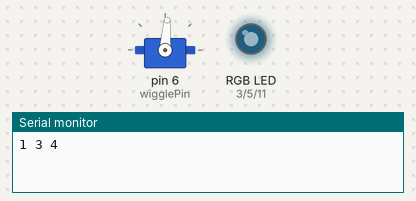
Recording of a sketch running on a simulated Arduino Uno, built with avr-gcc and run on an emulated ATmega328P. Shown: servo, an RGB LED mixed from three pins (HIGH = lit), the last lines printed to the serial monitor. Dim RGB values are drawn brighter than linear.

Above: at 0.15 s.
At 20.17 s:
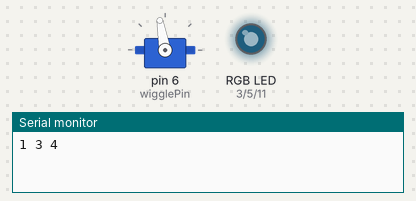
At 38.39 s:
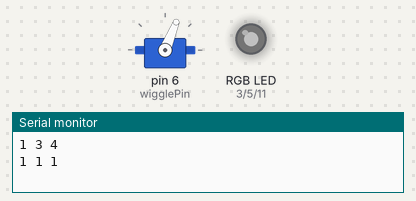
Timing chart, 0 to 40.0 s (numbered marks = the images above):
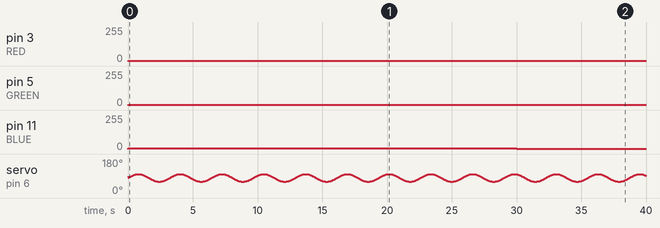

The sketch:

RGB.ino
```cpp
#include <Servo.h>

Servo wiggleMotor;

#define BLUE 11
#define GREEN 5
#define RED 3
#define wigglePin 6

int redValue   = 0;
int greenValue = 0;
int blueValue  = 0;
int i = 0;
int lightTimer = 0;

float wiggleAngle = 90;

int colours[6][3] = {{1,3,4},{1,1,1},{4,1,3},{2,1,2},{1,2,2},{2,2,1}};

float n = 0;

void setColour(int redValue, int greenValue, int blueValue){
  analogWrite(RED, redValue);
  analogWrite(GREEN, greenValue);
  analogWrite(BLUE, blueValue);
}

void setup() {
  // put your setup code here, to run once:
  pinMode(RED,OUTPUT);
  pinMode(GREEN,OUTPUT);
  pinMode(BLUE,OUTPUT);

  wiggleMotor.attach(wigglePin);

  //digitalWrite(RED,HIGH);
  //digitalWrite(GREEN,LOW);
  //digitalWrite(BLUE,LOW);

  wiggleMotor.write(80);

  Serial.begin(9600);
}

void loop() {

  if (millis() > lightTimer)
  {
    setColour(colours[i][0],colours[i][1],colours[i][2]);
    Serial.println(String(colours[i][0])+ " " + String(colours[i][1])+ " " + String(colours[i][2]));
    i += 1;
    i %= 6;
    lightTimer = millis()+30000;
  }

  wiggleMotor.write( round(wiggleAngle) );
  wiggleAngle = 80 + 20*sin(n);

  n+=2*PI * 0.001;
  delay(3);

}
```

Measured:
- by itself, pin 3 (RED): 0/255 → 1/255 at 0.00 s
- by itself, pin 5 (GREEN): 0/255 → 3/255 at 0.00 s, → 1/255 30.0 s later
- by itself, pin 11 (BLUE): 0/255 → 4/255 at 0.00 s, → 1/255 30.0 s later
